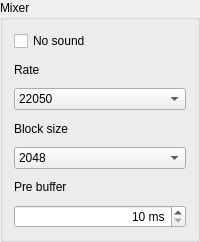
        <widget class="QGroupBox" name="groupBoxMixer">
         <property name="minimumSize">
          <size>
           <width>133</width>
           <height>242</height>
          </size>
         </property>
         <property name="title">
          <string>Mixer</string>
         </property>
         <layout class="QVBoxLayout" name="verticalLayoutMixer">
          <item>
           <widget class="QCheckBox" name="mCheckBoxMixerNoSound">
            <property name="toolTip">
             <string>Enable silent mode, sound is still emulated though.</string>
            </property>
            <property name="statusTip">
             <string>Enable silent mode, sound is still emulated though.</string>
            </property>
            <property name="whatsThis">
             <string>Enable silent mode, sound is still emulated though.</string>
            </property>
            <property name="text">
             <string>No sound</string>
            </property>
           </widget>
          </item>
          <item>
           <layout class="QVBoxLayout" name="verticalLayoutMixerRate">
            <item>
             <widget class="QLabel" name="mLabelMixerRate">
              <property name="text">
               <string>Rate</string>
              </property>
              <property name="buddy">
               <cstring>mComboBoxMixerRate</cstring>
              </property>
             </widget>
            </item>
            <item>
             <widget class="QComboBox" name="mComboBoxMixerRate">
              <property name="toolTip">
               <string>Mixer sample rate, setting any device's rate higher
than this will probably lower their sound quality.</string>
              </property>
              <property name="statusTip">
               <string>Mixer sample rate, setting any device's rate higher than this will probably lower their sound quality.</string>
              </property>
              <property name="whatsThis">
               <string>Mixer sample rate, setting any device's rate higher than this will probably lower their sound quality.</string>
              </property>
              <property name="currentIndex">
               <number>4</number>
              </property>
              <item>
               <property name="text">
                <string>49716</string>
               </property>
              </item>
              <item>
               <property name="text">
                <string>44100</string>
               </property>
              </item>
              <item>
               <property name="text">
                <string>48000</string>
               </property>
              </item>
              <item>
               <property name="text">
                <string>32000</string>
               </property>
              </item>
              <item>
               <property name="text">
                <string>22050</string>
               </property>
              </item>
              <item>
               <property name="text">
                <string>16000</string>
               </property>
              </item>
              <item>
               <property name="text">
                <string>11025</string>
               </property>
              </item>
              <item>
               <property name="text">
                <string>8000</string>
               </property>
              </item>
             </widget>
            </item>
           </layout>
          </item>
          <item>
           <layout class="QVBoxLayout" name="verticalLayoutMixerBlockSize">
            <item>
             <widget class="QLabel" name="mLabelMixerBlockSize">
              <property name="text">
               <string>Block size</string>
              </property>
              <property name="buddy">
               <cstring>mComboBoxMixerBlockSize</cstring>
              </property>
             </widget>
            </item>
            <item>
             <widget class="QComboBox" name="mComboBoxMixerBlockSize">
              <property name="toolTip">
               <string>Mixer block size, larger blocks might help sound
stuttering but sound will also be more lagged.</string>
              </property>
              <property name="statusTip">
               <string>Mixer block size, larger blocks might help sound stuttering but sound will also be more lagged.</string>
              </property>
              <property name="whatsThis">
               <string>Mixer block size, larger blocks might help sound
stuttering but sound will also be more lagged.</string>
              </property>
              <property name="currentIndex">
               <number>2</number>
              </property>
              <item>
               <property name="text">
                <string>8192</string>
               </property>
              </item>
              <item>
               <property name="text">
                <string>4096</string>
               </property>
              </item>
              <item>
               <property name="text">
                <string>2048</string>
               </property>
              </item>
              <item>
               <property name="text">
                <string>1024</string>
               </property>
              </item>
              <item>
               <property name="text">
                <string>512</string>
               </property>
              </item>
              <item>
               <property name="text">
                <string>256</string>
               </property>
              </item>
             </widget>
            </item>
           </layout>
          </item>
          <item>
           <layout class="QVBoxLayout" name="verticalLayoutMixerPreBuffer">
            <item>
             <widget class="QLabel" name="mLabelMixerPreBuffer">
              <property name="text">
               <string>Pre buffer</string>
              </property>
              <property name="buddy">
               <cstring>mSpinBoxMixerPreBuffer</cstring>
              </property>
             </widget>
            </item>
            <item>
             <widget class="QSpinBox" name="mSpinBoxMixerPreBuffer">
              <property name="toolTip">
               <string>How many milliseconds of data
to keep on top of the blocksize.</string>
              </property>
              <property name="statusTip">
               <string>How many milliseconds of data to keep on top of the blocksize.</string>
              </property>
              <property name="whatsThis">
               <string>How many milliseconds of data
to keep on top of the blocksize.</string>
              </property>
              <property name="alignment">
               <set>Qt::AlignRight|Qt::AlignTrailing|Qt::AlignVCenter</set>
              </property>
              <property name="accelerated">
               <bool>true</bool>
              </property>
              <property name="suffix">
               <string> ms</string>
              </property>
              <property name="minimum">
               <number>10</number>
              </property>
              <property name="maximum">
               <number>120000</number>
              </property>
              <property name="value">
               <number>10</number>
              </property>
             </widget>
            </item>
           </layout>
          </item>
         </layout>
        </widget>
